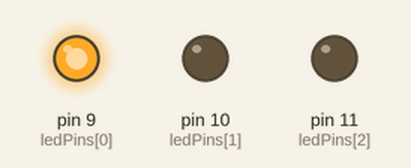
Simulated run of this sketch. Board: Arduino Uno, built with avr-gcc and run on an emulated ATmega328P. Shown: output pins drawn as LEDs (lit = HIGH).

Above: at 2.05 s.
At 4.9 s:
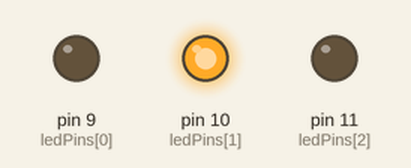
At 7.8 s:
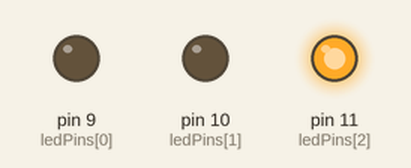
Timing chart, 0 to 10.9 s (numbered marks = the images above):
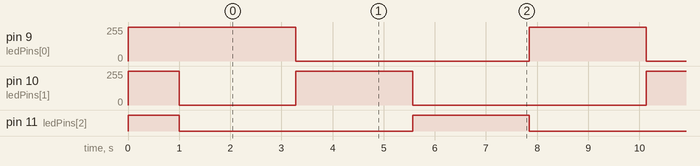

Measured:
- by itself, pin 9 (ledPins[0]): alternates 255/255 for 2.3 s and 0/255 for 4.6 s
- by itself, pin 10 (ledPins[1]): repeats every 6.9 s: 255/255 2.3 s, 0/255 4.6 s
- by itself, pin 11 (ledPins[2]): alternates HIGH for 2.3 s and LOW for 4.6 s

The sketch:

twinkle_lights_array.ino
```cpp
/*************************************************************************

    Arduino Twinkle Lights
    by John M. Wargo (www.johnwargo.com)
    November, 2016

    This project is an Arduino variant of the Pimoroni Firefly Light
    (https://learn.pimoroni.com/tutorial/sandyj/firefly-light) project.
 ************************************************************************/

//Compiler constant representing max analog voltage output,
//Do not change this value.
#define maxAnalog 255

//Analog output pin assignments
//Populate this array with the lst of pins you've connected
//LED strands to.
int ledPins[] = { 9, 10, 11 };
//Then update the numPins constant to match the number of
//elements in the array
const int numPins = 3;

//Specifies how long the application delays between changes to output voltage
//Decrease this value to speed up the fade
//Increase this value to slow down the fade
const int delayVal = 5;  //in milliseconds

//Used internally to track which output pin is going up and which down
int upPin, downPin;

void setup() {
  //Initialize the up and down pin designators
  //In loop(), we'll start by incrementing the pins, so start this one
  //at -1 so it will be incremented to 0 at the start
  downPin = -1;
  upPin = 0;

  //To show everything's working, start by turning
  //all of the strands on at the same time
  for (int i = 0; i < numPins; i++) {
    analogWrite(ledPins[i], maxAnalog);
  }
  delay(1000);    //Wait a second, for effect
  //Then turn all off, except for the first one
  for (int i = 1; i < numPins; i++) {
    analogWrite(ledPins[i], 0);
  }
  delay(1000);    //Wait a second, for effect
  //At this point, the first strand is on, waiting for the
  //loop to start fading the strands in sequence
}

void loop() {
  //Increment our pin designators
  downPin = getNextIndex(downPin);
  upPin = getNextIndex(upPin);

  //Loop through the voltage output values (ranging from 0 to 255)
  //incrementing by 1
  for (int i = 0; i <= maxAnalog; i++) {
    //Drive the upPin up to maxAnalog
    analogWrite(ledPins[upPin], i);
    //While simultaneously driving downPin down to 0
    analogWrite(ledPins[downPin], maxAnalog - i);
    //Pause for a little while
    delay(delayVal);
  }
  //Wait a second before continuing
  delay(1000);
}

int getNextIndex(int currentIndex) {
  //Get the next array index
  //start by incrementing the current pin
  int idx = ++currentIndex;
  //does pin exceed the bounds of the array?
  //I could use a == comparison here as pin should never go above numPins,
  //unless I have a logic error in the code, but I'm going to check anyway
  if (idx >= numPins) {
    //Then reset to the beginning of the array
    idx = 0;
  }
  return idx;
}
```
